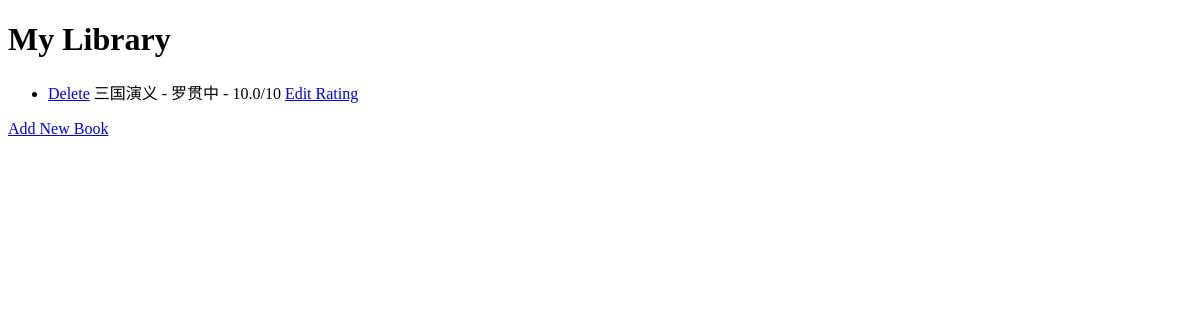
Before: / with the older database file.
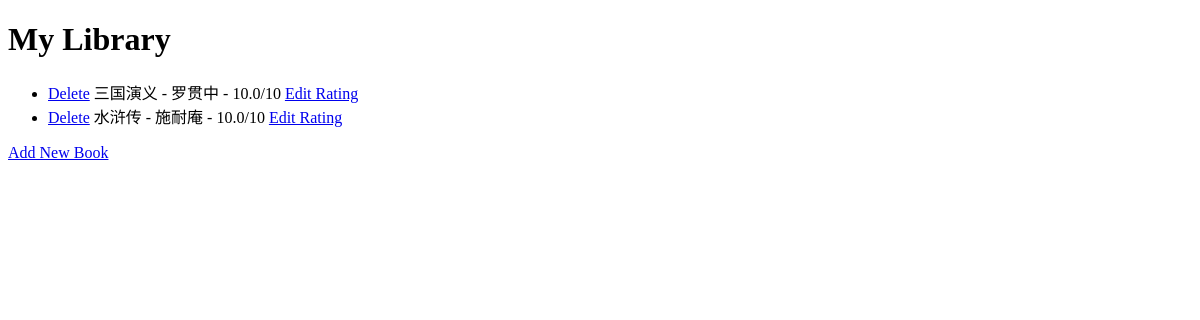
After: the same page with the newer database file.
### main.py (models this page shows)
class Book(db.Model):
    id = db.Column(db.Integer, primary_key=True)
    title = db.Column(db.String(250), unique=True, nullable=False)
    author = db.Column(db.String(250), nullable=False)
    rating = db.Column(db.Float, nullable=False)

### main.py (the view)
@app.route('/')
def home():
    all_books = db.session.query(Book).all()    # book here is the table name
    return render_template("index.html", books=all_books)

### templates/index.html (shortened to what this page needs)
<!DOCTYPE html>
<html lang="en">
<head>
</head>
<body>
<h1>My Library</h1>
    <ul>
        {% for book in books %}
        <li>
            <a href="{{ url_for('delete', id=book.id) }}">Delete</a>
            {{book.title}} - {{book.author}} - {{book.rating}}/10
            <a href="{{ url_for('edit', id=book.id) }}">Edit Rating</a>
        </li>
        {% endfor %}
    </ul>
<a href="{{ url_for('add') }}">Add New Book</a>
</body>
</html>

Changed rows visible on the page:
added Book: title "水浒传", author "施耐庵", rating "10.0"
